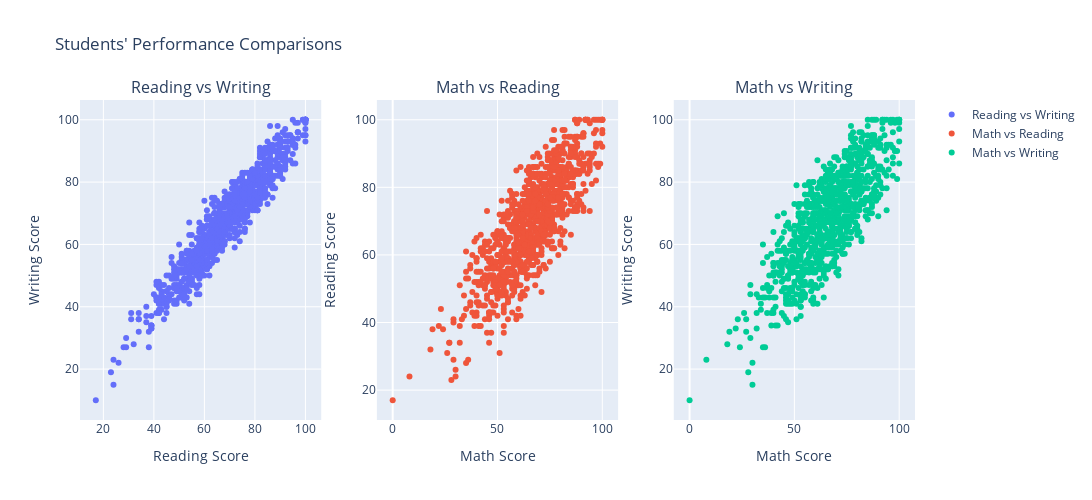

The code cell stored with this chart in its notebook:
### Code cell
import pandas as pd
from plotly.subplots import make_subplots
import plotly.graph_objects as go

# Create a subplot with axis labels
fig = make_subplots(rows=1, cols=3, subplot_titles=( "Reading vs Writing", "Math vs Reading", "Math vs Writing"))

# Reading vs Writing
fig.add_trace(go.Scatter(x=data['reading score'], y=data['writing score'], mode='markers', name='Reading vs Writing',
                         hovertemplate='Reading Score: %{x:.2f}<br>Writing Score: %{y:.2f}<extra></extra>'), row=1, col=1)
fig.update_xaxes(title_text="Reading Score", row=1, col=1)
fig.update_yaxes(title_text="Writing Score", row=1, col=1)

# Add scatter plots with axis labels
# Math vs Reading
fig.add_trace(go.Scatter(x=data['math score'], y=data['reading score'], mode='markers', name='Math vs Reading',
                         hovertemplate='Math Score: %{x:.2f}<br>Reading Score: %{y:.2f}<extra></extra>'), row=1, col=2)
fig.update_xaxes(title_text="Math Score", row=1, col=2)
fig.update_yaxes(title_text="Reading Score", row=1, col=2)

# Math vs Writing
fig.add_trace(go.Scatter(x=data['math score'], y=data['writing score'], mode='markers', name='Math vs Writing',
                         hovertemplate='Math Score: %{x:.2f}<br>Writing Score: %{y:.2f}<extra></extra>'), row=1, col=3)
fig.update_xaxes(title_text="Math Score", row=1, col=3)
fig.update_yaxes(title_text="Writing Score", row=1, col=3)

# Update layout
fig.update_layout(height=500, width=1500, title_text="Students' Performance Comparisons")
fig.show()

### Figure 1 — Plotly figure (JSON) as saved in the notebook; plotly's stock layout.template omitted (floating-point values rounded to 4 significant figures; data arrays with more than 128 entries replaced by an {"elided": "..."} marker saying what was removed)
{"data": [{"hovertemplate": "Reading Score: %{x:.2f}<br>Writing Score: %{y:.2f}<extra></extra>", "mode": "markers", "name": "Reading vs Writing", "type": "scatter", "x": {"elided": "1000 int values"}, "xaxis": "x", "y": {"elided": "1000 int values"}, "yaxis": "y"}, {"hovertemplate": "Math Score: %{x:.2f}<br>Reading Score: %{y:.2f}<extra></extra>", "mode": "markers", "name": "Math vs Reading", "type": "scatter", "x": {"elided": "1000 int values"}, "xaxis": "x2", "y": {"elided": "1000 int values"}, "yaxis": "y2"}, {"hovertemplate": "Math Score: %{x:.2f}<br>Writing Score: %{y:.2f}<extra></extra>", "mode": "markers", "name": "Math vs Writing", "type": "scatter", "x": {"elided": "1000 int values"}, "xaxis": "x3", "y": {"elided": "1000 int values"}, "yaxis": "y3"}], "layout": {"annotations": [{"font": {"size": 16}, "showarrow": false, "text": "Reading vs Writing", "x": 0.1444, "xanchor": "center", "xref": "paper", "y": 1, "yanchor": "bottom", "yref": "paper"}, {"font": {"size": 16}, "showarrow": false, "text": "Math vs Reading", "x": 0.5, "xanchor": "center", "xref": "paper", "y": 1, "yanchor": "bottom", "yref": "paper"}, {"font": {"size": 16}, "showarrow": false, "text": "Math vs Writing", "x": 0.8556, "xanchor": "center", "xref": "paper", "y": 1, "yanchor": "bottom", "yref": "paper"}], "height": 500, "title": {"text": "Students' Performance Comparisons"}, "width": 1500, "xaxis": {"anchor": "y", "domain": [0, 0.2889], "title": {"text": "Reading Score"}}, "xaxis2": {"anchor": "y2", "domain": [0.3556, 0.6444], "title": {"text": "Math Score"}}, "xaxis3": {"anchor": "y3", "domain": [0.7111, 1], "title": {"text": "Math Score"}}, "yaxis": {"anchor": "x", "domain": [0, 1], "title": {"text": "Writing Score"}}, "yaxis2": {"anchor": "x2", "domain": [0, 1], "title": {"text": "Reading Score"}}, "yaxis3": {"anchor": "x3", "domain": [0, 1], "title": {"text": "Writing Score"}}}}
